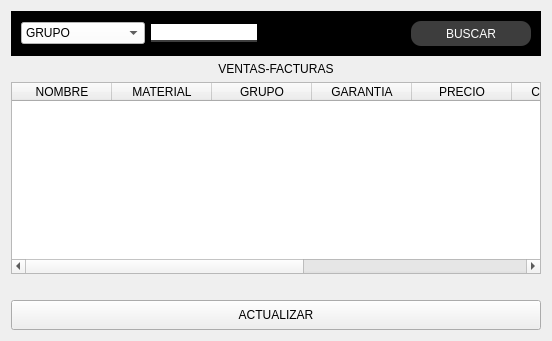
               <widget class="QWidget" name="facturas_pag">
                <layout class="QVBoxLayout" name="verticalLayout_5">
                 <item>
                  <widget class="QFrame" name="frame_3">
                   <property name="styleSheet">
                    <string notr="true">QFrame{
background-color:rgb(0,0,0);
}
QLabel{
font: 87 12pt &quot;Arial Black&quot;;
background-color: #000000ff;
color: rgb(32, 80, 255);
border:0px solid #14C8CD;
}
QLineEdit{
border: 10px;
color:rgb(255,255,255);
border-bottom:2px solid rgb(61,61,61);
font:75 12pt &quot;Times New Roman&quot;;
}
QPushButton{
background-color:rgb(61,61,61);
border-radius: 15px;
color:rgb(255,255,255);
font:77 10pt &quot;Arial Black&quot;;
}
QPushButton:hover{
background-color: rgb(32, 80, 255);
border-radius: 15px;
color:rgb(0,0,0);
font: 77 10pt &quot;Arial Black&quot;;
}
QTableWidget{
background-color: rgb(255,255,255);
color:rgb(0,0,0);
gridline-color:rgb(32, 80, 255);
font-size:12pt;
color:#000000;
}
QHeaderView::section{
background-color: rgb(32, 80, 255);
border:1px solid rgb(0,0,0);
font-size: 12pt;
}
QTableWidget QTableCornerButton::section{
background-color:rgb(0,0,0);
border:1px solid rgb(32, 80, 255);
}</string>
                   </property>
                   <property name="frameShape">
                    <enum>QFrame::StyledPanel</enum>
                   </property>
                   <property name="frameShadow">
                    <enum>QFrame::Raised</enum>
                   </property>
                   <layout class="QHBoxLayout" name="horizontalLayout_10">
                    <item>
                     <widget class="QComboBox" name="combo_fact">
                      <property name="styleSheet">
                       <string notr="true">background-color: white;
font:10pt &quot;Arial Black&quot;;</string>
                      </property>
                      <item>
                       <property name="text">
                        <string>GRUPO</string>
                       </property>
                      </item>
                      <item>
                       <property name="text">
                        <string>NUMERO</string>
                       </property>
                      </item>
                      <item>
                       <property name="text">
                        <string>NOMBRE</string>
                       </property>
                      </item>
                      <item>
                       <property name="text">
                        <string>COD. GARANTIA</string>
                       </property>
                      </item>
                      <item>
                       <property name="text">
                        <string>MATERIAL</string>
                       </property>
                      </item>
                      <item>
                       <property name="text">
                        <string>PRECIO</string>
                       </property>
                      </item>
                     </widget>
                    </item>
                    <item>
                     <widget class="QLineEdit" name="combo_line"/>
                    </item>
                    <item>
                     <spacer name="horizontalSpacer_10">
                      <property name="orientation">
                       <enum>Qt::Horizontal</enum>
                      </property>
                      <property name="sizeHint" stdset="0">
                       <size>
                        <width>148</width>
                        <height>20</height>
                       </size>
                      </property>
                     </spacer>
                    </item>
                    <item>
                     <widget class="QPushButton" name="gr_sells">
                      <property name="minimumSize">
                       <size>
                        <width>120</width>
                        <height>25</height>
                       </size>
                      </property>
                      <property name="styleSheet">
                       <string notr="true">border-radius:10px;</string>
                      </property>
                      <property name="text">
                       <string>BUSCAR</string>
                      </property>
                      <property name="icon">
                       <iconset>
                        <normaloff>Imagenes/preferencessystemsearch_94404 (1).png</normaloff>Imagenes/preferencessystemsearch_94404 (1).png</iconset>
                      </property>
                      <property name="iconSize">
                       <size>
                        <width>25</width>
                        <height>25</height>
                       </size>
                      </property>
                     </widget>
                    </item>
                   </layout>
                  </widget>
                 </item>
                 <item>
                  <widget class="QLabel" name="label_11">
                   <property name="text">
                    <string>VENTAS-FACTURAS</string>
                   </property>
                   <property name="alignment">
                    <set>Qt::AlignCenter</set>
                   </property>
                  </widget>
                 </item>
                 <item>
                  <widget class="QTableWidget" name="fact_table">
                   <column>
                    <property name="text">
                     <string>NOMBRE</string>
                    </property>
                   </column>
                   <column>
                    <property name="text">
                     <string>MATERIAL</string>
                    </property>
                   </column>
                   <column>
                    <property name="text">
                     <string>GRUPO</string>
                    </property>
                   </column>
                   <column>
                    <property name="text">
                     <string>GARANTIA</string>
                    </property>
                   </column>
                   <column>
                    <property name="text">
                     <string>PRECIO</string>
                    </property>
                   </column>
                   <column>
                    <property name="text">
                     <string>CANTIDAD</string>
                    </property>
                   </column>
                   <column>
                    <property name="text">
                     <string>TOTAL VENTA</string>
                    </property>
                   </column>
                   <column>
                    <property name="text">
                     <string>ID</string>
                    </property>
                   </column>
                   <column>
                    <property name="text">
                     <string>IVA</string>
                    </property>
                   </column>
                  </widget>
                 </item>
                 <item>
                  <spacer name="horizontalSpacer_9">
                   <property name="orientation">
                    <enum>Qt::Horizontal</enum>
                   </property>
                   <property name="sizeHint" stdset="0">
                    <size>
                     <width>40</width>
                     <height>20</height>
                    </size>
                   </property>
                  </spacer>
                 </item>
                 <item>
                  <widget class="QPushButton" name="updt_fact">
                   <property name="minimumSize">
                    <size>
                     <width>120</width>
                     <height>30</height>
                    </size>
                   </property>
                   <property name="text">
                    <string>ACTUALIZAR</string>
                   </property>
                   <property name="icon">
                    <iconset>
                     <normaloff>Imagenes/vcsupdaterequired_93493.png</normaloff>Imagenes/vcsupdaterequired_93493.png</iconset>
                   </property>
                   <property name="iconSize">
                    <size>
                     <width>30</width>
                     <height>30</height>
                    </size>
                   </property>
                  </widget>
                 </item>
                </layout>
               </widget>
